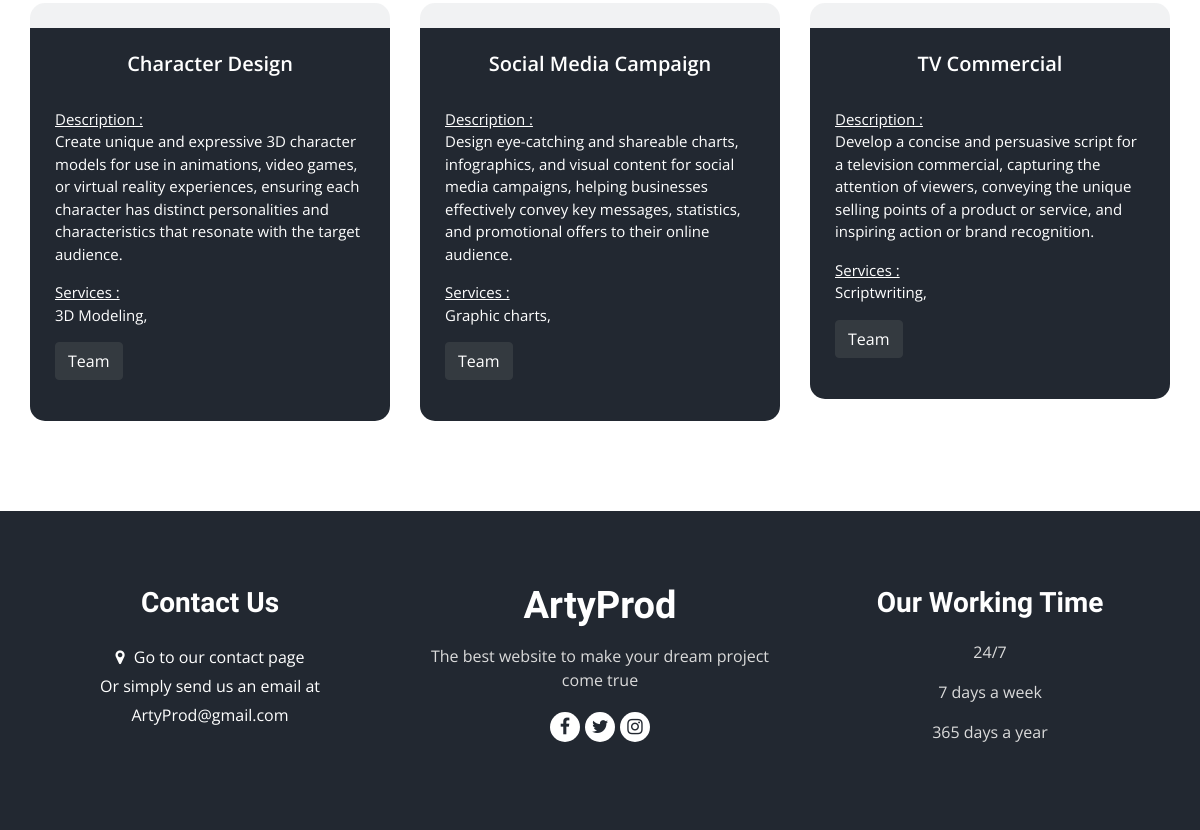
/ArtyProdApp/projects (lower part), run on an earlier commit of the app's database.
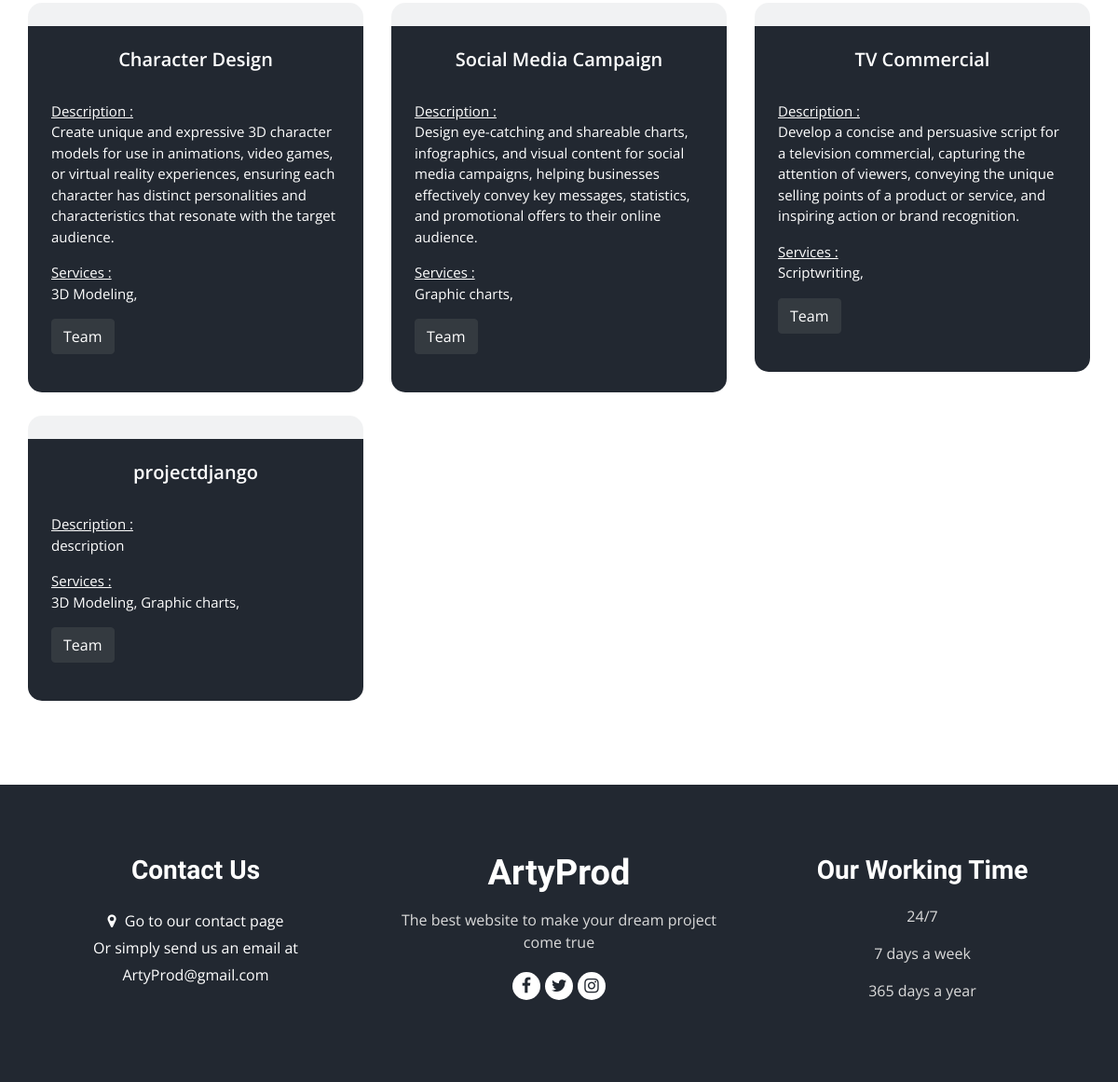
And on a later commit of the database.
### ArtyProdApp/models.py (models this page shows, shortened)
class Project(models.Model):
    label=models.CharField(max_length=50, default='')
    service = models.ManyToManyField(Services)
    description=models.TextField(max_length=500, default='')
    start_date=models.DateField(null=True)
    end_date=models.DateField()
    CHOICE=(("C","Completed"),
            ("I","In-progress"),
            )
    status=models.CharField(max_length=1, choices=CHOICE, default="I")
    team = models.ForeignKey(Team, on_delete=models.CASCADE, null=True)
    sender_username = models.CharField(max_length=150, blank=True)

class Services(models.Model):
    CHOICES=(("Graphic charts","Graphic charts"),
        ("3D Modeling","3D Modeling"),
        ("Scriptwriting","Scriptwriting"))
    TypeS=models.CharField(max_length=20, choices=CHOICES)
    description=models.TextField()
    Photo=models.FileField(upload_to='services/')
    def __str__(self):
        return self.TypeS

### ArtyProdApp/views.py (the view)
# urls.py: path('projects', views.projects, name='Projects'),
def projects(request):
    projects = Project.objects.all()
    return render(request, 'Projects.html', {'projects': projects})

### ArtyProdApp/models.py (called while the page is built)
    def __str__(self):
        return ", ".join([personnel.name for personnel in self.personnel.all()])

### ArtyProdApp/templates/Projects.html (shortened to what this page needs)
{% load static %}
<!DOCTYPE html>
<html>
<head>
    <link
      rel="stylesheet"
      type="text/css"
      media="screen"
      href="{% static 'css/bootstrap.css'%}">
  <link rel="stylesheet" type="text/css" href="https://cdnjs.cloudflare.com/ajax/libs/OwlCarousel2/2.3.4/assets/owl.carousel.min.css" />
  <link rel="stylesheet" href="https://cdnjs.cloudflare.com/ajax/libs/jquery-nice-select/1.1.0/css/nice-select.min.css" />
    <link
      rel="stylesheet"
      type="text/css"
      media="screen"
      href="{% static 'css/font-awesome.min.css'%}">
      <link
      rel="stylesheet"
      type="text/css"
      media="screen"
      href="{% static 'css/style.css'%}">
      <link
      rel="stylesheet"
      type="text/css"
      media="screen"
      href="{% static 'css/responsive.css'%}">
</head>
<body class="sub_page">
  <br/>
  <section class="food_section layout_padding-bottom">
    <div class="container">
      <div class="filters-content">
        <div class="row grid">
          {% for p in projects %}
          <div class="col-sm-6 col-lg-4 ">
            <div class="box">
              <div>
                <div class="detail-box">
                  <br>
                  <center>
                  <h5>
                    {{ p.label }}
                  </h5>
                  </center>
                  <br>
                  <p>
                    <u>Description :</u> <br>
                    {{ p.description }}
                  </p>
                  <p>
                    <u>Services :</u> <br>
                    {% for service in p.service.all %}
                      {{ service }},
                    {% endfor %}
                  </p>
                  <p>
                    <a class="btn btn-dark" data-bs-toggle="collapse" href="#collapseExample{{ p.id }}" role="button" aria-expanded="false" aria-controls="collapseExample{{ p.id }}">
                      Team
                    </a>
                  </p>
                </div>
              </div>
            </div>
          </div>
          {% endfor %}
        </div>
      </div>
    </div>
  </section>
<footer class="footer_section">
  <div class="container">
    <div class="row">
      <div class="col-md-4 footer-col">
        <div class="footer_contact">
          <h4>
            Contact Us
          </h4>
          <div class="contact_link_box">
            {%if user.is_authenticated%}
                <a href="{% url 'Contact' %}">
                  <i class="fa fa-map-marker" aria-hidden="true"></i>
                  <span>
                    Go to our contact page
                  </span>
                </a>
              {%else%}
                <a href="{% url 'Login' %}">
                  <i class="fa fa-map-marker" aria-hidden="true"></i>
                  <span>
                    Go to our contact page
                  </span>
                </a>
                {%endif%}
              <span>
                Or simply send us an email at
              </span>
            <a>
              <span>
                ArtyProd@gmail.com
              </span>
            </a>
          </div>
        </div>
      </div>
      <div class="col-md-4 footer-col">
        <div class="footer_detail">
          <a href="" class="footer-logo">
            ArtyProd
          </a>
          <p>
            The best website to make your dream project come true
          </p>
          <div class="footer_social">
            <a href="">
              <i class="fa fa-facebook" aria-hidden="true"></i>
            </a>
            <a href="">
              <i class="fa fa-twitter" aria-hidden="true"></i>
            </a>
            <a href="">
              <i class="fa fa-instagram" aria-hidden="true"></i>
            </a>
          </div>
        </div>
      </div>
      <div class="col-md-4 footer-col">
        <h4>
          Our Working Time
        </h4>
        <p>
          24/7
        </p>
        <p>
          7 days a week
        </p>
        <p>
          365 days a year
        </p>
      </div>
    </div>
  </div>
</footer>
</body>
</html>

What changed in the data, as far as the page shows it:
added Project: label "projectdjango", description "description", Services (TypeS "3D Modeling"), Services (TypeS "Graphic charts")
